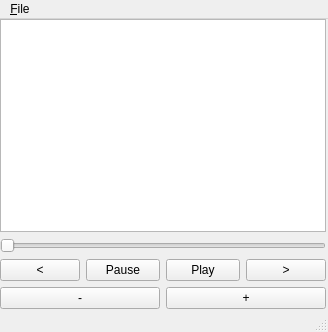
<?xml version="1.0" encoding="UTF-8"?>
<ui version="4.0">
 <class>MainWindow</class>
 <widget class="QMainWindow" name="MainWindow">
  <property name="geometry">
   <rect>
    <x>0</x>
    <y>0</y>
    <width>328</width>
    <height>332</height>
   </rect>
  </property>
  <property name="windowTitle">
   <string>MainWindow</string>
  </property>
  <widget class="QWidget" name="centralwidget">
   <widget class="QWidget" name="">
    <property name="geometry">
     <rect>
      <x>0</x>
      <y>0</y>
      <width>326</width>
      <height>290</height>
     </rect>
    </property>
    <layout class="QVBoxLayout" name="verticalLayout_2">
     <item>
      <layout class="QHBoxLayout" name="horizontalLayout">
       <item>
        <widget class="QGraphicsView" name="graphic"/>
       </item>
      </layout>
     </item>
     <item>
      <widget class="QSlider" name="song">
       <property name="orientation">
        <enum>Qt::Horizontal</enum>
       </property>
      </widget>
     </item>
     <item>
      <layout class="QVBoxLayout" name="verticalLayout_3"/>
     </item>
     <item>
      <layout class="QVBoxLayout" name="verticalLayout">
       <item>
        <layout class="QHBoxLayout" name="horizontalLayout_4">
         <item>
          <widget class="QPushButton" name="skip_prev">
           <property name="text">
            <string>&lt;</string>
           </property>
          </widget>
         </item>
         <item>
          <layout class="QHBoxLayout" name="horizontalLayout_3">
           <item>
            <widget class="QPushButton" name="pause_button">
             <property name="text">
              <string>Pause</string>
             </property>
            </widget>
           </item>
           <item>
            <widget class="QPushButton" name="play_button">
             <property name="text">
              <string>Play</string>
             </property>
            </widget>
           </item>
          </layout>
         </item>
         <item>
          <widget class="QPushButton" name="skip_next">
           <property name="text">
            <string>&gt;</string>
           </property>
          </widget>
         </item>
        </layout>
       </item>
       <item>
        <layout class="QHBoxLayout" name="horizontalLayout_5">
         <item>
          <widget class="QPushButton" name="v_down">
           <property name="text">
            <string>-</string>
           </property>
          </widget>
         </item>
         <item>
          <widget class="QPushButton" name="v_up">
           <property name="text">
            <string>+</string>
           </property>
          </widget>
         </item>
        </layout>
       </item>
      </layout>
     </item>
    </layout>
   </widget>
  </widget>
  <widget class="QMenuBar" name="menubar">
   <property name="geometry">
    <rect>
     <x>0</x>
     <y>0</y>
     <width>328</width>
     <height>21</height>
    </rect>
   </property>
   <widget class="QMenu" name="menuFile">
    <property name="title">
     <string>&amp;File</string>
    </property>
    <addaction name="action_open"/>
    <addaction name="action_quit"/>
   </widget>
   <addaction name="menuFile"/>
  </widget>
  <widget class="QStatusBar" name="statusbar"/>
  <action name="action_open">
   <property name="text">
    <string>&amp;Open</string>
   </property>
  </action>
  <action name="action_quit">
   <property name="text">
    <string>&amp;Quit</string>
   </property>
  </action>
 </widget>
 <resources/>
 <connections/>
</ui>
